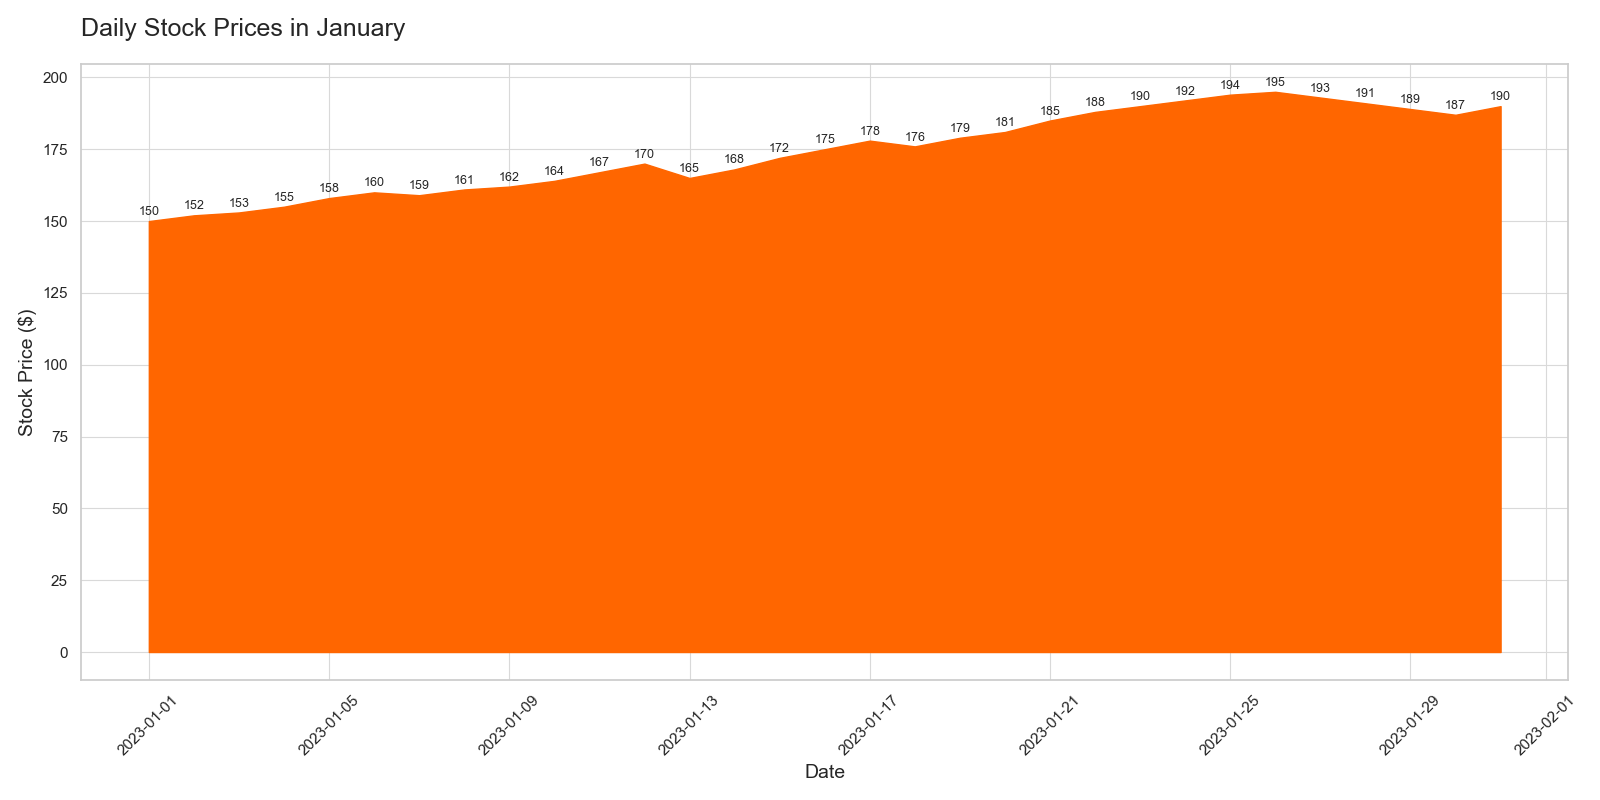

The Python source for this figure:

import matplotlib.pyplot as plt
import pandas as pd

data = {
    "Date": pd.date_range(start="2023-01-01", end="2023-01-31"),
    "Stock_Price": [
        150, 152, 153, 155, 158, 160, 159, 161, 162, 164, 167, 170, 165, 168, 172, 
        175, 178, 176, 179, 181, 185, 188, 190, 192, 194, 195, 193, 191, 189, 187, 190
    ]
}

df = pd.DataFrame(data)

plt.figure(figsize=(16, 8))
plt.fill_between(df["Date"], df["Stock_Price"], color='#ff6600')

plt.title('Daily Stock Prices in January', fontsize=18, loc='left', pad=20)
plt.xlabel('Date', fontsize=14)
plt.ylabel('Stock Price ($)', fontsize=14)

for i, price in enumerate(df["Stock_Price"]):
    plt.text(df["Date"][i], price + 1, str(price), ha='center', va='bottom', fontsize=9)

plt.grid(True, color='#d9d9d9', linestyle='-', linewidth=0.8, which='both')
plt.xticks(rotation=45)

plt.tight_layout()
plt.show()
